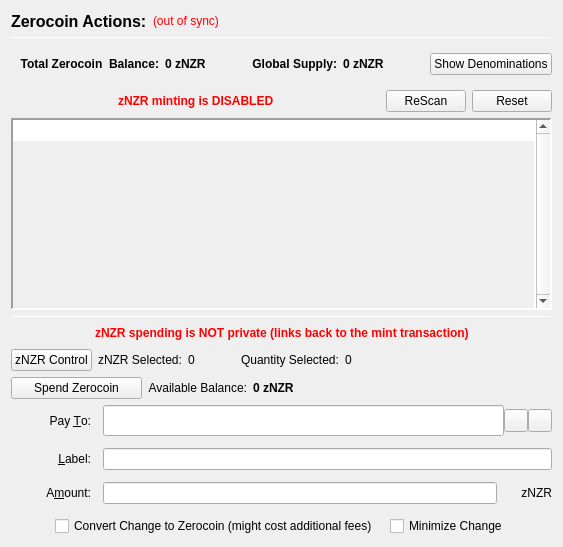
                  <widget class="QFrame" name="verticalFrameLeft">
                   <layout class="QVBoxLayout" name="verticalLayout_2">
                    <item>
                     <layout class="QVBoxLayout" name="verticalLayout_3">
                      <item>
                       <layout class="QHBoxLayout" name="horizontalLayout_3">
                        <item>
                         <widget class="QLabel" name="labelzNZRActions">
                          <property name="font">
                           <font>
                            <pointsize>12</pointsize>
                            <weight>75</weight>
                            <bold>true</bold>
                           </font>
                          </property>
                          <property name="text">
                           <string>Zerocoin Actions:</string>
                          </property>
                          <property name="alignment">
                           <set>Qt::AlignLeading|Qt::AlignLeft|Qt::AlignVCenter</set>
                          </property>
                         </widget>
                        </item>
                        <item>
                         <widget class="QLabel" name="labelzNZRSyncStatus">
                          <property name="toolTip">
                           <string>The displayed information may be out of date. Your wallet automatically synchronizes with the NodeZero network after a connection is established, but this process has not completed yet.</string>
                          </property>
                          <property name="styleSheet">
                           <string notr="true">QLabel { color: red; }</string>
                          </property>
                          <property name="text">
                           <string notr="true">(out of sync)</string>
                          </property>
                          <property name="alignment">
                           <set>Qt::AlignLeading|Qt::AlignLeft|Qt::AlignVCenter</set>
                          </property>
                         </widget>
                        </item>
                        <item>
                         <spacer name="horizontalSpacer">
                          <property name="orientation">
                           <enum>Qt::Horizontal</enum>
                          </property>
                          <property name="sizeHint" stdset="0">
                           <size>
                            <width>40</width>
                            <height>20</height>
                           </size>
                          </property>
                         </spacer>
                        </item>
                       </layout>
                      </item>
                      <item>
                       <widget class="Line" name="lineUpperLeft">
                        <property name="minimumSize">
                         <size>
                          <width>0</width>
                          <height>1</height>
                         </size>
                        </property>
                        <property name="maximumSize">
                         <size>
                          <width>16777215</width>
                          <height>1</height>
                         </size>
                        </property>
                        <property name="frameShadow">
                         <enum>QFrame::Sunken</enum>
                        </property>
                        <property name="orientation">
                         <enum>Qt::Horizontal</enum>
                        </property>
                       </widget>
                      </item>
                      <item>
                       <widget class="QFrame" name="balanceSupplyFrame">
                        <layout class="QHBoxLayout" name="horizontalLayout_2" stretch="0,0,0,1,0">
                         <property name="rightMargin">
                          <number>0</number>
                         </property>
                         <item>
                          <layout class="QHBoxLayout" name="horizontalLayout_34">
                           <item>
                            <widget class="QLabel" name="labelzAvailableText_3">
                             <property name="font">
                              <font>
                               <weight>75</weight>
                               <bold>true</bold>
                              </font>
                             </property>
                             <property name="toolTip">
                              <string>Total Balance including unconfirmed and immature zNZR</string>
                             </property>
                             <property name="text">
                              <string>Total Zerocoin  Balance:</string>
                             </property>
                             <property name="alignment">
                              <set>Qt::AlignRight|Qt::AlignTrailing|Qt::AlignVCenter</set>
                             </property>
                            </widget>
                           </item>
                           <item>
                            <widget class="QLabel" name="labelzAvailableAmount_4">
                             <property name="minimumSize">
                              <size>
                               <width>40</width>
                               <height>0</height>
                              </size>
                             </property>
                             <property name="font">
                              <font>
                               <weight>75</weight>
                               <bold>true</bold>
                              </font>
                             </property>
                             <property name="toolTip">
                              <string>Total Balance including unconfirmed and immature zNZR</string>
                             </property>
                             <property name="text">
                              <string>0 zNZR</string>
                             </property>
                             <property name="alignment">
                              <set>Qt::AlignLeading|Qt::AlignLeft|Qt::AlignVCenter</set>
                             </property>
                            </widget>
                           </item>
                          </layout>
                         </item>
                         <item>
                          <spacer name="horizontalSpacer_32">
                           <property name="orientation">
                            <enum>Qt::Horizontal</enum>
                           </property>
                           <property name="sizeHint" stdset="0">
                            <size>
                             <width>40</width>
                             <height>20</height>
                            </size>
                           </property>
                          </spacer>
                         </item>
                         <item>
                          <layout class="QHBoxLayout" name="horizontalLayout_35">
                           <item>
                            <widget class="QLabel" name="labelZsupplyText_2">
                             <property name="font">
                              <font>
                               <weight>75</weight>
                               <bold>true</bold>
                              </font>
                             </property>
                             <property name="text">
                              <string>Global Supply:</string>
                             </property>
                             <property name="alignment">
                              <set>Qt::AlignRight|Qt::AlignTrailing|Qt::AlignVCenter</set>
                             </property>
                            </widget>
                           </item>
                           <item>
                            <widget class="QLabel" name="labelZsupplyAmount_2">
                             <property name="font">
                              <font>
                               <weight>75</weight>
                               <bold>true</bold>
                              </font>
                             </property>
                             <property name="text">
                              <string>0 zNZR</string>
                             </property>
                            </widget>
                           </item>
                          </layout>
                         </item>
                         <item>
                          <spacer name="horizontalSpacer_31">
                           <property name="orientation">
                            <enum>Qt::Horizontal</enum>
                           </property>
                           <property name="sizeHint" stdset="0">
                            <size>
                             <width>40</width>
                             <height>20</height>
                            </size>
                           </property>
                          </spacer>
                         </item>
                         <item>
                          <widget class="QPushButton" name="pushButtonShowDenoms">
                           <property name="toolTip">
                            <string>Show zNZR denominations list</string>
                           </property>
                           <property name="text">
                            <string>Show Denominations</string>
                           </property>
                          </widget>
                         </item>
                        </layout>
                       </widget>
                      </item>
                      <item>
                       <layout class="QHBoxLayout" name="horizontalLayout_4">
                        <item>
                         <spacer name="horizontalSpacer_2">
                          <property name="orientation">
                           <enum>Qt::Horizontal</enum>
                          </property>
                          <property name="sizeHint" stdset="0">
                           <size>
                            <width>40</width>
                            <height>20</height>
                           </size>
                          </property>
                         </spacer>
                        </item>
                        <item>
                         <widget class="QLabel" name="label">
                          <property name="styleSheet">
                           <string notr="true">color: red;
font-weight: bold;</string>
                          </property>
                          <property name="text">
                           <string>zNZR minting is DISABLED</string>
                          </property>
                         </widget>
                        </item>
                        <item>
                         <spacer name="horizontalSpacer_3">
                          <property name="orientation">
                           <enum>Qt::Horizontal</enum>
                          </property>
                          <property name="sizeHint" stdset="0">
                           <size>
                            <width>40</width>
                            <height>20</height>
                           </size>
                          </property>
                         </spacer>
                        </item>
                        <item>
                         <widget class="QPushButton" name="pushButtonMintReset">
                          <property name="maximumSize">
                           <size>
                            <width>80</width>
                            <height>16777215</height>
                           </size>
                          </property>
                          <property name="toolTip">
                           <string>Rescan the complete blockchain for  Zerocoin mints and their meta-data.</string>
                          </property>
                          <property name="text">
                           <string>ReScan</string>
                          </property>
                         </widget>
                        </item>
                        <item>
                         <widget class="QPushButton" name="pushButtonSpentReset">
                          <property name="maximumSize">
                           <size>
                            <width>80</width>
                            <height>16777215</height>
                           </size>
                          </property>
                          <property name="toolTip">
                           <string>Reset Zerocoin Wallet DB. Deletes transactions that did not make it into the blockchain.</string>
                          </property>
                          <property name="text">
                           <string>Reset</string>
                          </property>
                         </widget>
                        </item>
                       </layout>
                      </item>
                      <item>
                       <widget class="QPlainTextEdit" name="TEMintStatus">
                        <property name="font">
                         <font>
                          <pointsize>8</pointsize>
                         </font>
                        </property>
                        <property name="toolTip">
                         <string>Status and/or Mesages from the last Mint Action.</string>
                        </property>
                        <property name="frameShape">
                         <enum>QFrame::Panel</enum>
                        </property>
                        <property name="frameShadow">
                         <enum>QFrame::Sunken</enum>
                        </property>
                        <property name="lineWidth">
                         <number>2</number>
                        </property>
                        <property name="midLineWidth">
                         <number>2</number>
                        </property>
                        <property name="verticalScrollBarPolicy">
                         <enum>Qt::ScrollBarAlwaysOn</enum>
                        </property>
                        <property name="horizontalScrollBarPolicy">
                         <enum>Qt::ScrollBarAlwaysOff</enum>
                        </property>
                        <property name="readOnly">
                         <bool>true</bool>
                        </property>
                        <property name="plainText">
                         <string notr="true"/>
                        </property>
                        <property name="backgroundVisible">
                         <bool>true</bool>
                        </property>
                       </widget>
                      </item>
                      <item>
                       <widget class="Line" name="line">
                        <property name="minimumSize">
                         <size>
                          <width>0</width>
                          <height>1</height>
                         </size>
                        </property>
                        <property name="maximumSize">
                         <size>
                          <width>16777215</width>
                          <height>1</height>
                         </size>
                        </property>
                        <property name="orientation">
                         <enum>Qt::Horizontal</enum>
                        </property>
                       </widget>
                      </item>
                      <item>
                       <layout class="QHBoxLayout" name="horizontalLayout_7">
                        <item>
                         <spacer name="horizontalSpacer_18">
                          <property name="orientation">
                           <enum>Qt::Horizontal</enum>
                          </property>
                          <property name="sizeHint" stdset="0">
                           <size>
                            <width>40</width>
                            <height>20</height>
                           </size>
                          </property>
                         </spacer>
                        </item>
                        <item>
                         <widget class="QLabel" name="label_2">
                          <property name="styleSheet">
                           <string notr="true">color: red;
font-weight: bold;</string>
                          </property>
                          <property name="text">
                           <string>zNZR spending is NOT private (links back to the mint transaction)</string>
                          </property>
                         </widget>
                        </item>
                        <item>
                         <spacer name="horizontalSpacer_30">
                          <property name="orientation">
                           <enum>Qt::Horizontal</enum>
                          </property>
                          <property name="sizeHint" stdset="0">
                           <size>
                            <width>40</width>
                            <height>20</height>
                           </size>
                          </property>
                         </spacer>
                        </item>
                       </layout>
                      </item>
                      <item>
                       <layout class="QHBoxLayout" name="horizontalLayout_24">
                        <property name="leftMargin">
                         <number>0</number>
                        </property>
                        <property name="bottomMargin">
                         <number>0</number>
                        </property>
                        <item>
                         <widget class="QPushButton" name="pushButtonzNZRControl">
                          <property name="text">
                           <string>zNZR Control</string>
                          </property>
                         </widget>
                        </item>
                        <item>
                         <widget class="QLabel" name="labelzNZRSelected">
                          <property name="text">
                           <string>zNZR Selected:</string>
                          </property>
                         </widget>
                        </item>
                        <item>
                         <widget class="QLabel" name="labelzNZRSelected_int">
                          <property name="text">
                           <string>0</string>
                          </property>
                         </widget>
                        </item>
                        <item>
                         <spacer name="horizontalSpacer_17">
                          <property name="orientation">
                           <enum>Qt::Horizontal</enum>
                          </property>
                          <property name="sizeType">
                           <enum>QSizePolicy::Fixed</enum>
                          </property>
                          <property name="sizeHint" stdset="0">
                           <size>
                            <width>40</width>
                            <height>20</height>
                           </size>
                          </property>
                         </spacer>
                        </item>
                        <item>
                         <widget class="QLabel" name="labelQuantitySelected">
                          <property name="text">
                           <string>Quantity Selected:</string>
                          </property>
                         </widget>
                        </item>
                        <item>
                         <widget class="QLabel" name="labelQuantitySelected_int">
                          <property name="text">
                           <string>0</string>
                          </property>
                         </widget>
                        </item>
                        <item>
                         <spacer name="horizontalSpacer_19">
                          <property name="orientation">
                           <enum>Qt::Horizontal</enum>
                          </property>
                          <property name="sizeHint" stdset="0">
                           <size>
                            <width>40</width>
                            <height>20</height>
                           </size>
                          </property>
                         </spacer>
                        </item>
                       </layout>
                      </item>
                      <item>
                       <layout class="QHBoxLayout" name="horizontalLayout_6">
                        <item>
                         <widget class="QPushButton" name="pushButtonSpendzNZR">
                          <property name="minimumSize">
                           <size>
                            <width>131</width>
                            <height>0</height>
                           </size>
                          </property>
                          <property name="toolTip">
                           <string>Spend Zerocoin. Without 'Pay To:' address creates payments to yourself.</string>
                          </property>
                          <property name="text">
                           <string>Spend Zerocoin</string>
                          </property>
                         </widget>
                        </item>
                        <item>
                         <widget class="QLabel" name="labelzNZRBalanceText">
                          <property name="toolTip">
                           <string>Available (mature and spendable) zNZR for spending</string>
                          </property>
                          <property name="text">
                           <string>Available Balance:</string>
                          </property>
                          <property name="alignment">
                           <set>Qt::AlignRight|Qt::AlignTrailing|Qt::AlignVCenter</set>
                          </property>
                         </widget>
                        </item>
                        <item>
                         <widget class="QLabel" name="labelzAvailableAmount_2">
                          <property name="font">
                           <font>
                            <weight>75</weight>
                            <bold>true</bold>
                           </font>
                          </property>
                          <property name="toolTip">
                           <string>Available (mature and spendable) zNZR for spending

zNZR are mature when they have more than 20 confirmations AND more than 2 mints of the same denomination after them were minted</string>
                          </property>
                          <property name="text">
                           <string>0 zNZR</string>
                          </property>
                          <property name="alignment">
                           <set>Qt::AlignLeading|Qt::AlignLeft|Qt::AlignVCenter</set>
                          </property>
                         </widget>
                        </item>
                        <item>
                         <spacer name="horizontalSpacer_4">
                          <property name="orientation">
                           <enum>Qt::Horizontal</enum>
                          </property>
                          <property name="sizeHint" stdset="0">
                           <size>
                            <width>40</width>
                            <height>20</height>
                           </size>
                          </property>
                         </spacer>
                        </item>
                       </layout>
                      </item>
                      <item>
                       <layout class="QGridLayout" name="gridLayout_7">
                        <property name="spacing">
                         <number>12</number>
                        </property>
                        <item row="0" column="0">
                         <widget class="QLabel" name="payToLabel">
                          <property name="minimumSize">
                           <size>
                            <width>80</width>
                            <height>0</height>
                           </size>
                          </property>
                          <property name="text">
                           <string>Pay &amp;To:</string>
                          </property>
                          <property name="alignment">
                           <set>Qt::AlignRight|Qt::AlignTrailing|Qt::AlignVCenter</set>
                          </property>
                          <property name="buddy">
                           <cstring>payTo</cstring>
                          </property>
                         </widget>
                        </item>
                        <item row="0" column="1">
                         <layout class="QHBoxLayout" name="payToLayout">
                          <property name="spacing">
                           <number>0</number>
                          </property>
                          <item>
                           <widget class="QValidatedLineEdit" name="payTo">
                            <property name="enabled">
                             <bool>true</bool>
                            </property>
                            <property name="minimumSize">
                             <size>
                              <width>0</width>
                              <height>31</height>
                             </size>
                            </property>
                            <property name="toolTip">
                             <string>The NodeZero address to send the payment to. Creates local payment to yourself when empty.</string>
                            </property>
                           </widget>
                          </item>
                          <item>
                           <widget class="QToolButton" name="addressBookButton">
                            <property name="toolTip">
                             <string>Choose previously used address</string>
                            </property>
                            <property name="text">
                             <string/>
                            </property>
                            <property name="icon">
                             <iconset resource="../nodezero.qrc">
                              <normaloff>:/icons/address-book</normaloff>:/icons/address-book</iconset>
                            </property>
                            <property name="shortcut">
                             <string>Alt+A</string>
                            </property>
                           </widget>
                          </item>
                          <item>
                           <widget class="QToolButton" name="pasteButton">
                            <property name="toolTip">
                             <string>Paste address from clipboard</string>
                            </property>
                            <property name="text">
                             <string/>
                            </property>
                            <property name="icon">
                             <iconset resource="../nodezero.qrc">
                              <normaloff>:/icons/editpaste</normaloff>:/icons/editpaste</iconset>
                            </property>
                            <property name="shortcut">
                             <string>Alt+P</string>
                            </property>
                           </widget>
                          </item>
                         </layout>
                        </item>
                        <item row="1" column="0">
                         <widget class="QLabel" name="labelLabel">
                          <property name="minimumSize">
                           <size>
                            <width>80</width>
                            <height>0</height>
                           </size>
                          </property>
                          <property name="text">
                           <string>&amp;Label:</string>
                          </property>
                          <property name="alignment">
                           <set>Qt::AlignRight|Qt::AlignTrailing|Qt::AlignVCenter</set>
                          </property>
                          <property name="buddy">
                           <cstring>addAsLabel</cstring>
                          </property>
                         </widget>
                        </item>
                        <item row="1" column="1">
                         <widget class="QLineEdit" name="addAsLabel">
                          <property name="toolTip">
                           <string>Enter a label for this address to add it to the list of used addresses</string>
                          </property>
                         </widget>
                        </item>
                        <item row="2" column="0">
                         <widget class="QLabel" name="amountLabel">
                          <property name="minimumSize">
                           <size>
                            <width>80</width>
                            <height>0</height>
                           </size>
                          </property>
                          <property name="text">
                           <string>A&amp;mount:</string>
                          </property>
                          <property name="alignment">
                           <set>Qt::AlignRight|Qt::AlignTrailing|Qt::AlignVCenter</set>
                          </property>
                          <property name="buddy">
                           <cstring>zNZRpayAmount</cstring>
                          </property>
                         </widget>
                        </item>
                        <item row="2" column="1">
                         <layout class="QHBoxLayout" name="horizontalLayout_9">
                          <property name="spacing">
                           <number>0</number>
                          </property>
                          <item>
                           <widget class="QLineEdit" name="zNZRpayAmount"/>
                          </item>
                          <item>
                           <widget class="QLabel" name="labelzNZR">
                            <property name="minimumSize">
                             <size>
                              <width>55</width>
                              <height>0</height>
                             </size>
                            </property>
                            <property name="text">
                             <string>zNZR</string>
                            </property>
                            <property name="alignment">
                             <set>Qt::AlignRight|Qt::AlignTrailing|Qt::AlignVCenter</set>
                            </property>
                           </widget>
                          </item>
                         </layout>
                        </item>
                        <item row="3" column="0" colspan="2">
                         <layout class="QHBoxLayout" name="horizontalLayout_10">
                          <item>
                           <spacer name="horizontalSpacer_5">
                            <property name="orientation">
                             <enum>Qt::Horizontal</enum>
                            </property>
                            <property name="sizeHint" stdset="0">
                             <size>
                              <width>40</width>
                              <height>20</height>
                             </size>
                            </property>
                           </spacer>
                          </item>
                          <item>
                           <widget class="QCheckBox" name="checkBoxMintChange">
                            <property name="sizePolicy">
                             <sizepolicy hsizetype="MinimumExpanding" vsizetype="Fixed">
                              <horstretch>0</horstretch>
                              <verstretch>0</verstretch>
                             </sizepolicy>
                            </property>
                            <property name="layoutDirection">
                             <enum>Qt::LeftToRight</enum>
                            </property>
                            <property name="text">
                             <string>Convert Change to Zerocoin (might cost additional fees)</string>
                            </property>
                           </widget>
                          </item>
                          <item>
                           <widget class="QCheckBox" name="checkBoxMinimizeChange">
                            <property name="toolTip">
                             <string>If checked, the wallet tries to minimize the returning change instead of minimizing the number of spent denominations.</string>
                            </property>
                            <property name="text">
                             <string>Minimize Change</string>
                            </property>
                           </widget>
                          </item>
                          <item>
                           <spacer name="horizontalSpacer_6">
                            <property name="orientation">
                             <enum>Qt::Horizontal</enum>
                            </property>
                            <property name="sizeHint" stdset="0">
                             <size>
                              <width>40</width>
                              <height>20</height>
                             </size>
                            </property>
                           </spacer>
                          </item>
                         </layout>
                        </item>
                       </layout>
                      </item>
                     </layout>
                    </item>
                   </layout>
                  </widget>
